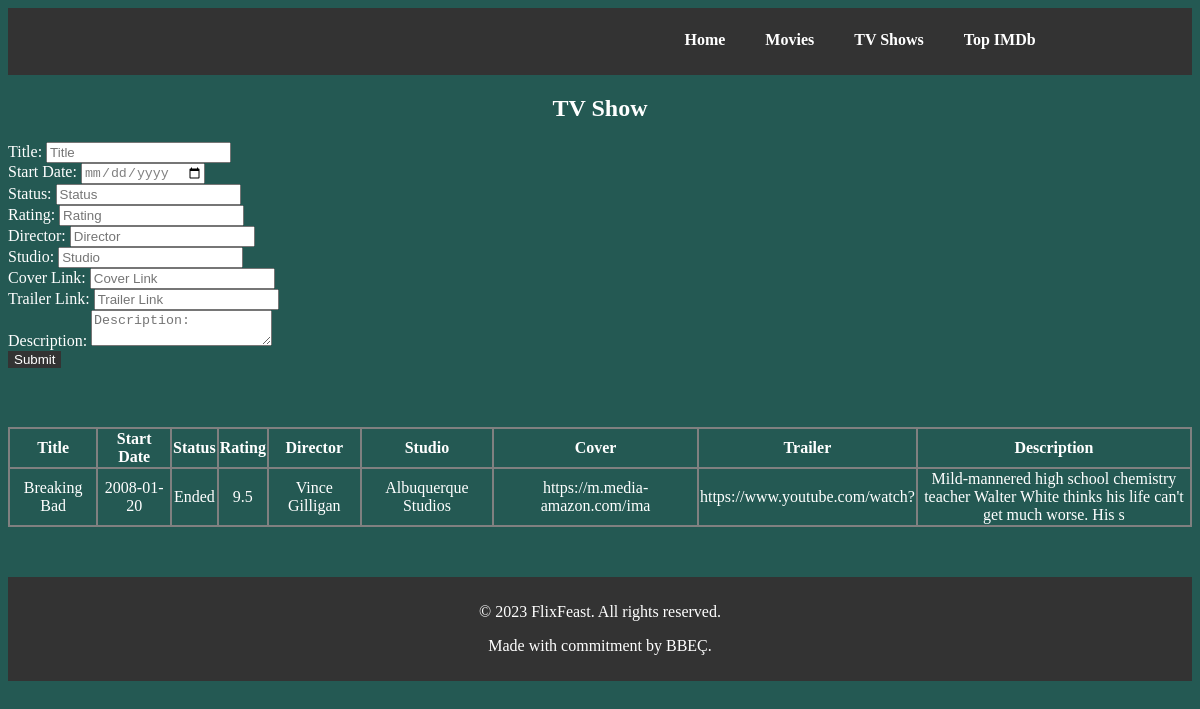
The app's page /addShow.php with its own data.
### tables this page shows
CREATE TABLE `tvshows` (
  `ID` int NOT NULL,
  `Title` varchar(50) DEFAULT NULL,
  `StartDate` date DEFAULT NULL,
  `Status` varchar(15) DEFAULT NULL,
  `Rating` double DEFAULT NULL,
  `Director` varchar(40) DEFAULT NULL,
  `Studio` varchar(40) DEFAULT NULL,
  `Cover` varchar(300) DEFAULT NULL,
  `Trailer` varchar(300) DEFAULT NULL,
  `Description` varchar(1000) DEFAULT NULL
);

### addShow.php (the view, shortened to what this page needs)
<!DOCTYPE html>
<html lang="en">
<head>
</head>
<body style="background-color: #245953;">
	<header>
		<nav>
			<ul class="nav-links">
				<li><a href="home.php">Home</a></li>
				<li><a href="movies.php">Movies</a></li>
				<li><a href="shows.php">TV Shows</a></li>
				<li><a href="imdb.php">Top IMDb</a></li>
			</ul>
		</nav>
	</header>
	<div class="container">
		<div class="row justify-content-center mt-5">
			<div class="col-md-6">
				<form id="show-add" method="post">
                    <h2>TV Show</h2>
					<label for="title">Title:</label>
                    <input class="form-control" type="text" id="title" placeholder="Title" name="title"><br>
                    <label for="startdate">Start Date:</label>
                    <input class="form-control" type="date" id="startdate" placeholder="Start Date" name="startdate"><br>
                    <label for="status">Status:</label>
                    <input class="form-control" type="text" id="status" placeholder="Status" name="status"><br>
                    <label for="rating">Rating:</label>
                    <input class="form-control" type="text" id="rating" placeholder="Rating" name="rating"><br>
                    <label for="director">Director:</label>
                    <input class="form-control" type="text" id="director" placeholder="Director" name="director"><br>
                    <label for="studio">Studio:</label>
                    <input class="form-control" type="text" id="studio" placeholder="Studio" name="studio"><br>
                    <label for="cover">Cover Link:</label>
                    <input class="form-control" type="text" id="cover" placeholder="Cover Link" name="cover"><br>
                    <label for="trailer">Trailer Link:</label>
                    <input class="form-control" type="text" id="trailer" placeholder="Trailer Link" name="trailer"><br>
					<label for="description">Description:</label>
                    <textarea class="form-control" id="description" placeholder="Description:" name="description" style="color:black;" maxlength="1000"></textarea><br>
                    <input class="form-control submit" type="submit" value="Submit" name="show_submit">
				</form>
			</div>
		</div>
	</div>
    <?php
        $db_host = 'localhost';
        $db_user = 'root';
        $db_pass = 'root';
        $db_name = 'moviedb';
        $conn = mysqli_connect($db_host, $db_user, $db_pass, $db_name,3307);
        echo '<table>
				<tr>
					<th>Title</th>
					<th>Start Date</th>
                    <th>Status</th>
					<th>Rating</th>
					<th>Director</th>
					<th>Studio</th>
                    <th>Cover</th>
					<th>Trailer</th>
					<th>Description</th>
				</tr>';
		$sql = "SELECT * FROM `tvshows`";
		$result = mysqli_query( $conn, $sql);
				while( $row = mysqli_fetch_array($result) ){
					echo '
				  			<tr>
								<td><a href= "editDetails.php?detailsID='.$row['ID'].'&type=Show&mode=info">'.$row['Title'].'</a></td>
								<td>'.$row['StartDate'].'</td>
                                <td>'.$row['Status'].'</td>
								<td>'.$row['Rating'].'</td>
								<td>'.$row['Director'].'</td>
								<td>'.$row['Studio'].'</td>
                                <td>'.substr($row['Cover'],0,30).'</td>
								<td>'.substr($row['Trailer'],0,30).'</td>
								<td>'.substr($row['Description'],0,100).'</td>
				  			</tr>
						';
				}
		echo '</table>';
        ?>
    <footer>
		<p>&copy; 2023 FlixFeast. All rights reserved.</p>
		<p>Made with commitment by BBEÇ.</p>
	</footer>
</body>
</html>

### addShow.php (style rules this page uses)
footer { background-color: #333; color: #fff; padding: 10px; margin-top: 50px; text-align: center; }
.nav-links { display: flex; list-style: none; }
ul { margin-top: 13px; }
.nav-links li { margin-right: 20px; }
.nav-links a, a { color: #fff; text-decoration: none; }
ul li a { padding: 8px 10px; border-radius: 5px; font-weight: 700; }
* { color: white; }
input { color: grey; }
header { background-color: #333; color: #fff; padding: 10px; }
nav { display: flex; justify-content: space-between; align-items: center; margin: 0 10%; }
.submit { color: white; background-color: #333; border: none; }
h2 { display: flex; justify-content: center; }
td { word-wrap: break-word; max-width: 300px; color:; text-align: center; }
table, th, td { border: 2px solid grey; border-collapse: collapse; }
table { margin-top: 5%; }

### records on screen
tvshows: Title "Breaking Bad", StartDate "2008-01-20", Status "Ended", Rating "9.5", Director "Vince Gilligan", Studio "Albuquerque Studios", Cover "https://m.media-amazon.com/ima", Trailer "https://www.youtube.com/watch?", Description "Mild-mannered high school chemistry teacher Walter White thinks his life can't get much worse. His s"
